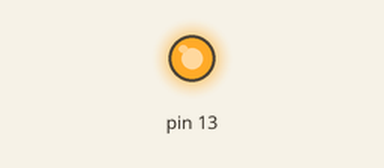
Simulated run of this sketch. Board: Arduino Uno, built with avr-gcc and run on an emulated ATmega328P. Parts: output pins drawn as LEDs (lit = HIGH).

Above: at 0.1 s.
At 35.1 s:
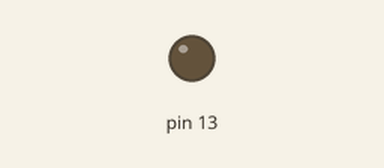
Timing chart, 0 to 36.6 s (numbered marks = the images above):
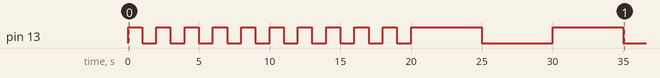

Measured:
- by itself, pin 13: goes 10 × (HIGH 1.0 s, LOW 1.0 s), HIGH 5.0 s, LOW 5.0 s, HIGH 5.0 s, then LOW

The sketch:

led_blink_func.ino
```cpp
void led_blink(int count,int interval);

void setup() {
  // put your setup code here, to run once:
  pinMode(13,OUTPUT);
}

void loop() {
  // put your main code here, to run repeatedly:
  led_blink(10,1000);

  led_blink(3,5000);

  led_blink(7,3000);
}

void led_blink(int count,int interval){
  int i=0;
  while(i < count){
    digitalWrite(13,HIGH);
    delay(interval);
    digitalWrite(13,LOW);
    delay(interval);
    i++;
  }
}
```
